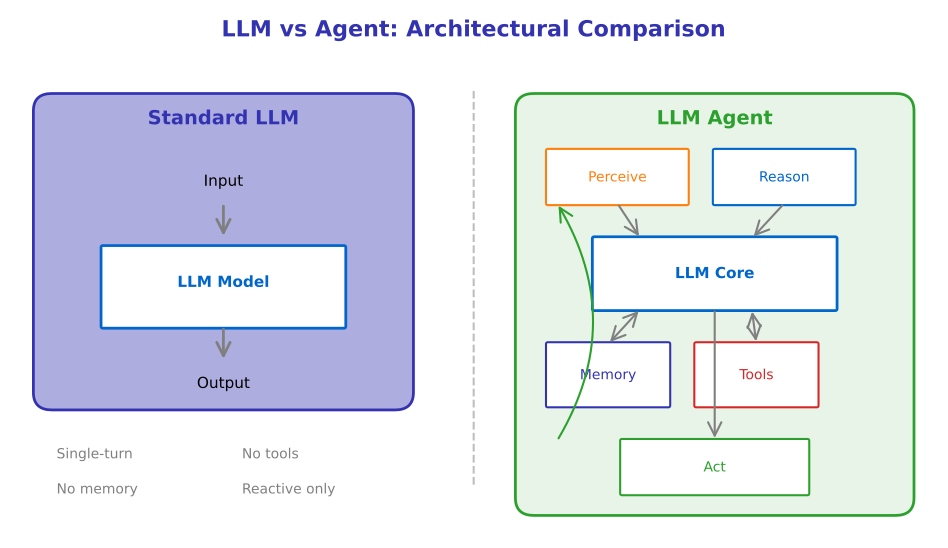

Reproduce this figure in Python.
"""
Agent vs LLM Comparison Chart
Week 1 - Introduction to Agentic AI
Visualizes the key differences between standard LLM inference and agentic behavior
"""

from pathlib import Path

import matplotlib.patches as mpatches
import matplotlib.pyplot as plt
import numpy as np
from matplotlib.patches import FancyArrowPatch, FancyBboxPatch

# Chart settings for Beamer slides (scaled for 70% display)
plt.rcParams.update(
    {
        "font.size": 24,
        "axes.labelsize": 24,
        "axes.titlesize": 26,
        "xtick.labelsize": 22,
        "ytick.labelsize": 22,
        "legend.fontsize": 22,
        "figure.figsize": (10, 6),
        "figure.dpi": 150,
        "font.family": "sans-serif",
    }
)

# ML Course color palette
MLPURPLE = "#3333B2"
MLLAVENDER = "#ADADE0"
MLBLUE = "#0066CC"
MLORANGE = "#FF7F0E"
MLGREEN = "#2CA02C"
MLRED = "#D62728"
MLGRAY = "#7F7F7F"

fig, ax = plt.subplots(figsize=(10, 6))
ax.set_xlim(0, 10)
ax.set_ylim(0, 6)
ax.axis("off")

# Title
ax.text(
    5,
    5.7,
    "LLM vs Agent: Architectural Comparison",
    fontsize=16,
    fontweight="bold",
    ha="center",
    color=MLPURPLE,
)

# ========== LEFT SIDE: Standard LLM ==========
# Box for LLM
llm_box = FancyBboxPatch(
    (0.3, 1.5),
    4,
    3.5,
    boxstyle="round,pad=0.05,rounding_size=0.2",
    facecolor=MLLAVENDER,
    edgecolor=MLPURPLE,
    linewidth=2,
)
ax.add_patch(llm_box)
ax.text(2.3, 4.7, "Standard LLM", fontsize=14, fontweight="bold", ha="center", color=MLPURPLE)

# LLM components
ax.text(2.3, 4.0, "Input", fontsize=11, ha="center", color="black")
ax.annotate(
    "", xy=(2.3, 3.4), xytext=(2.3, 3.8), arrowprops=dict(arrowstyle="->", color=MLGRAY, lw=2)
)

# LLM core
llm_core = FancyBboxPatch(
    (1.0, 2.4),
    2.6,
    0.9,
    boxstyle="round,pad=0.02",
    facecolor="white",
    edgecolor=MLBLUE,
    linewidth=2,
)
ax.add_patch(llm_core)
ax.text(2.3, 2.85, "LLM Model", fontsize=11, ha="center", fontweight="bold", color=MLBLUE)

ax.annotate(
    "", xy=(2.3, 2.0), xytext=(2.3, 2.4), arrowprops=dict(arrowstyle="->", color=MLGRAY, lw=2)
)
ax.text(2.3, 1.7, "Output", fontsize=11, ha="center", color="black")

# Characteristics
ax.text(0.5, 0.9, "Single-turn", fontsize=10, color=MLGRAY)
ax.text(0.5, 0.5, "No memory", fontsize=10, color=MLGRAY)
ax.text(2.5, 0.9, "No tools", fontsize=10, color=MLGRAY)
ax.text(2.5, 0.5, "Reactive only", fontsize=10, color=MLGRAY)

# ========== RIGHT SIDE: Agent ==========
# Box for Agent
agent_box = FancyBboxPatch(
    (5.5, 0.3),
    4.2,
    4.7,
    boxstyle="round,pad=0.05,rounding_size=0.2",
    facecolor="#E8F4E8",
    edgecolor=MLGREEN,
    linewidth=2,
)
ax.add_patch(agent_box)
ax.text(7.6, 4.7, "LLM Agent", fontsize=14, fontweight="bold", ha="center", color=MLGREEN)

# Agent components - Perception
percept_box = FancyBboxPatch(
    (5.8, 3.8),
    1.5,
    0.6,
    boxstyle="round,pad=0.02",
    facecolor="white",
    edgecolor=MLORANGE,
    linewidth=1.5,
)
ax.add_patch(percept_box)
ax.text(6.55, 4.05, "Perceive", fontsize=10, ha="center", color=MLORANGE)

# Agent components - Reasoning (LLM)
reason_box = FancyBboxPatch(
    (7.6, 3.8),
    1.5,
    0.6,
    boxstyle="round,pad=0.02",
    facecolor="white",
    edgecolor=MLBLUE,
    linewidth=1.5,
)
ax.add_patch(reason_box)
ax.text(8.35, 4.05, "Reason", fontsize=10, ha="center", color=MLBLUE)

# Agent components - LLM Core
llm_agent = FancyBboxPatch(
    (6.3, 2.6),
    2.6,
    0.8,
    boxstyle="round,pad=0.02",
    facecolor="white",
    edgecolor=MLBLUE,
    linewidth=2,
)
ax.add_patch(llm_agent)
ax.text(7.6, 2.95, "LLM Core", fontsize=11, ha="center", fontweight="bold", color=MLBLUE)

# Agent components - Memory
memory_box = FancyBboxPatch(
    (5.8, 1.5),
    1.3,
    0.7,
    boxstyle="round,pad=0.02",
    facecolor="white",
    edgecolor=MLPURPLE,
    linewidth=1.5,
)
ax.add_patch(memory_box)
ax.text(6.45, 1.8, "Memory", fontsize=10, ha="center", color=MLPURPLE)

# Agent components - Tools
tools_box = FancyBboxPatch(
    (7.4, 1.5),
    1.3,
    0.7,
    boxstyle="round,pad=0.02",
    facecolor="white",
    edgecolor=MLRED,
    linewidth=1.5,
)
ax.add_patch(tools_box)
ax.text(8.05, 1.8, "Tools", fontsize=10, ha="center", color=MLRED)

# Agent components - Action
action_box = FancyBboxPatch(
    (6.6, 0.5),
    2.0,
    0.6,
    boxstyle="round,pad=0.02",
    facecolor="white",
    edgecolor=MLGREEN,
    linewidth=1.5,
)
ax.add_patch(action_box)
ax.text(7.6, 0.75, "Act", fontsize=10, ha="center", color=MLGREEN)

# Arrows connecting agent components
# Perceive -> LLM
ax.annotate(
    "", xy=(6.8, 3.4), xytext=(6.55, 3.8), arrowprops=dict(arrowstyle="->", color=MLGRAY, lw=1.5)
)
# Reason -> LLM
ax.annotate(
    "", xy=(8.0, 3.4), xytext=(8.35, 3.8), arrowprops=dict(arrowstyle="->", color=MLGRAY, lw=1.5)
)
# LLM -> Memory
ax.annotate(
    "", xy=(6.45, 2.2), xytext=(6.8, 2.6), arrowprops=dict(arrowstyle="<->", color=MLGRAY, lw=1.5)
)
# LLM -> Tools
ax.annotate(
    "", xy=(8.05, 2.2), xytext=(8.0, 2.6), arrowprops=dict(arrowstyle="<->", color=MLGRAY, lw=1.5)
)
# LLM -> Action
ax.annotate(
    "", xy=(7.6, 1.1), xytext=(7.6, 2.6), arrowprops=dict(arrowstyle="->", color=MLGRAY, lw=1.5)
)

# Feedback loop (Action back to Perceive)
ax.annotate(
    "",
    xy=(5.9, 3.8),
    xytext=(5.9, 1.1),
    arrowprops=dict(arrowstyle="->", color=MLGREEN, lw=1.5, connectionstyle="arc3,rad=0.3"),
)

# Center divider
ax.axvline(x=5, color=MLGRAY, linestyle="--", alpha=0.5, ymin=0.1, ymax=0.85)

plt.tight_layout()
plt.savefig(
    Path(__file__).parent / "chart.pdf",
    dpi=300,
    bbox_inches="tight",
    facecolor="white",
    edgecolor="none",
)
plt.close()

print(f"Chart saved to {Path(__file__).parent / 'chart.pdf'}")
